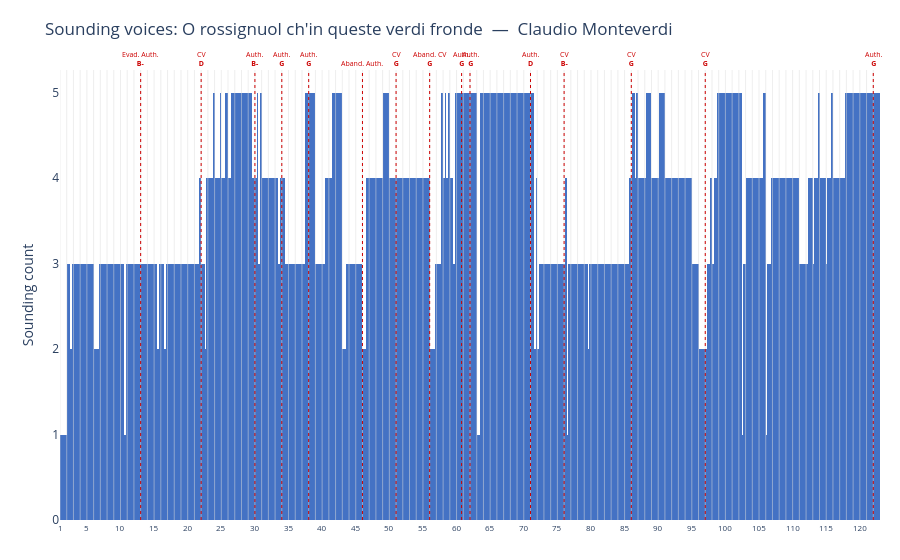

The notebook cell this image was saved under:
### Markdown cell above
### Sonorità complessiva

Ogni colonna indica quante voci sono attive in quel momento. L'asse x è lo stesso del grafico precedente; le cadenze sono riportate con le stesse linee rosse.

### Code cell
sounding = (output[['Progress', 'Measure', 'Beat', 'Sounding']]
            .dropna(subset=['Sounding'])
            .astype({'Measure': int})
            .reset_index(drop=True))

pos    = sounding['Progress'].values
widths = np.append(np.diff(pos), 1.0 - pos[-1])

fig_s = go.Figure(go.Bar(
    x             = (pos + widths / 2).tolist(),
    y             = sounding['Sounding'].tolist(),
    width         = widths.tolist(),
    marker        = dict(color='#4472C4', line=dict(width=0)),
    customdata    = sounding[['Measure', 'Beat', 'Sounding']].values,
    hovertemplate = (
        'M %{customdata[0]}  b %{customdata[1]}<br>'
        'Sounding: %{customdata[2]:.0f}<br>'
        '<extra></extra>'
    ),
))
fig_s.update_layout(
    title        = f"Sounding voices: {output['Title'].iloc[0]}  —  {output['Composer'].iloc[0]}",
    height       = 250,
    showlegend   = False,
    plot_bgcolor = 'white',
    bargap       = 0,
    margin       = dict(l=60, r=20, t=70, b=40),
    xaxis        = dict(range=[0, 1], showgrid=False, showticklabels=False),
    yaxis        = dict(title='Sounding count', dtick=1),
    shapes       = measure_lines + cad_lines,
    annotations  = measure_labels + cad_labels,
)
fig_s.show()
download_html(fig_s, f'sounding_voices_{file_stem}.html')

### Figure 1 — Plotly figure (JSON) as saved in the notebook; plotly's stock layout.template omitted (floating-point values rounded to 4 significant figures; data arrays with more than 128 entries replaced by an {"elided": "..."} marker saying what was removed)
{"data": [{"customdata": {"elided": "477x3 float values"}, "hovertemplate": "M %{customdata[0]}  b %{customdata[1]}<br>Sounding: %{customdata[2]:.0f}<br><extra></extra>", "marker": {"color": "#4472C4", "line": {"width": 0}}, "type": "bar", "width": {"elided": "477 float values"}, "x": {"elided": "477 float values"}, "y": {"elided": "477 int values"}}], "layout": {"annotations": [{"font": {"size": 8}, "showarrow": false, "text": "1", "x": 0, "xanchor": "center", "xref": "x", "y": 0, "yanchor": "top", "yref": "paper"}, {"font": {"size": 8}, "showarrow": false, "text": "5", "x": 0.03279, "xanchor": "center", "xref": "x", "y": 0, "yanchor": "top", "yref": "paper"}, {"font": {"size": 8}, "showarrow": false, "text": "10", "x": 0.07377, "xanchor": "center", "xref": "x", "y": 0, "yanchor": "top", "yref": "paper"}, {"font": {"size": 8}, "showarrow": false, "text": "15", "x": 0.1148, "xanchor": "center", "xref": "x", "y": 0, "yanchor": "top", "yref": "paper"}, {"font": {"size": 8}, "showarrow": false, "text": "20", "x": 0.1557, "xanchor": "center", "xref": "x", "y": 0, "yanchor": "top", "yref": "paper"}, {"font": {"size": 8}, "showarrow": false, "text": "25", "x": 0.1967, "xanchor": "center", "xref": "x", "y": 0, "yanchor": "top", "yref": "paper"}, {"font": {"size": 8}, "showarrow": false, "text": "30", "x": 0.2377, "xanchor": "center", "xref": "x", "y": 0, "yanchor": "top", "yref": "paper"}, {"font": {"size": 8}, "showarrow": false, "text": "35", "x": 0.2787, "xanchor": "center", "xref": "x", "y": 0, "yanchor": "top", "yref": "paper"}, {"font": {"size": 8}, "showarrow": false, "text": "40", "x": 0.3197, "xanchor": "center", "xref": "x", "y": 0, "yanchor": "top", "yref": "paper"}, {"font": {"size": 8}, "showarrow": false, "text": "45", "x": 0.3607, "xanchor": "center", "xref": "x", "y": 0, "yanchor": "top", "yref": "paper"}, {"font": {"size": 8}, "showarrow": false, "text": "50", "x": 0.4016, "xanchor": "center", "xref": "x", "y": 0, "yanchor": "top", "yref": "paper"}, {"font": {"size": 8}, "showarrow": false, "text": "55", "x": 0.4426, "xanchor": "center", "xref": "x", "y": 0, "yanchor": "top", "yref": "paper"}, {"font": {"size": 8}, "showarrow": false, "text": "60", "x": 0.4836, "xanchor": "center", "xref": "x", "y": 0, "yanchor": "top", "yref": "paper"}, {"font": {"size": 8}, "showarrow": false, "text": "65", "x": 0.5246, "xanchor": "center", "xref": "x", "y": 0, "yanchor": "top", "yref": "paper"}, {"font": {"size": 8}, "showarrow": false, "text": "70", "x": 0.5656, "xanchor": "center", "xref": "x", "y": 0, "yanchor": "top", "yref": "paper"}, {"font": {"size": 8}, "showarrow": false, "text": "75", "x": 0.6066, "xanchor": "center", "xref": "x", "y": 0, "yanchor": "top", "yref": "paper"}, {"font": {"size": 8}, "showarrow": false, "text": "80", "x": 0.6475, "xanchor": "center", "xref": "x", "y": 0, "yanchor": "top", "yref": "paper"}, {"font": {"size": 8}, "showarrow": false, "text": "85", "x": 0.6885, "xanchor": "center", "xref": "x", "y": 0, "yanchor": "top", "yref": "paper"}, {"font": {"size": 8}, "showarrow": false, "text": "90", "x": 0.7295, "xanchor": "center", "xref": "x", "y": 0, "yanchor": "top", "yref": "paper"}, {"font": {"size": 8}, "showarrow": false, "text": "95", "x": 0.7705, "xanchor": "center", "xref": "x", "y": 0, "yanchor": "top", "yref": "paper"}, {"font": {"size": 8}, "showarrow": false, "text": "100", "x": 0.8115, "xanchor": "center", "xref": "x", "y": 0, "yanchor": "top", "yref": "paper"}, {"font": {"size": 8}, "showarrow": false, "text": "105", "x": 0.8525, "xanchor": "center", "xref": "x", "y": 0, "yanchor": "top", "yref": "paper"}, {"font": {"size": 8}, "showarrow": false, "text": "110", "x": 0.8934, "xanchor": "center", "xref": "x", "y": 0, "yanchor": "top", "yref": "paper"}, {"font": {"size": 8}, "showarrow": false, "text": "115", "x": 0.9344, "xanchor": "center", "xref": "x", "y": 0, "yanchor": "top", "yref": "paper"}, {"font": {"size": 8}, "showarrow": false, "text": "120", "x": 0.9754, "xanchor": "center", "xref": "x", "y": 0, "yanchor": "top", "yref": "paper"}, {"font": {"color": "#c00", "size": 7}, "showarrow": false, "text": "Evad. Auth.<br><b>B-</b>", "x": 0.09836, "xanchor": "center", "xref": "x", "y": 1, "yanchor": "bottom", "yref": "paper"}, {"font": {"color": "#c00", "size": 7}, "showarrow": false, "text": "CV<br><b>D</b>", "x": 0.1721, "xanchor": "center", "xref": "x", "y": 1, "yanchor": "bottom", "yref": "paper"}, {"font": {"color": "#c00", "size": 7}, "showarrow": false, "text": "Auth.<br><b>B-</b>", "x": 0.2377, "xanchor": "center", "xref": "x", "y": 1, "yanchor": "bottom", "yref": "paper"}, {"font": {"color": "#c00", "size": 7}, "showarrow": false, "text": "Auth.<br><b>G</b>", "x": 0.2705, "xanchor": "center", "xref": "x", "y": 1, "yanchor": "bottom", "yref": "paper"}, {"font": {"color": "#c00", "size": 7}, "showarrow": false, "text": "Auth.<br><b>G</b>", "x": 0.3033, "xanchor": "center", "xref": "x", "y": 1, "yanchor": "bottom", "yref": "paper"}, {"font": {"color": "#c00", "size": 7}, "showarrow": false, "text": "Aband. Auth.", "x": 0.3689, "xanchor": "center", "xref": "x", "y": 1, "yanchor": "bottom", "yref": "paper"}, {"font": {"color": "#c00", "size": 7}, "showarrow": false, "text": "CV<br><b>G</b>", "x": 0.4098, "xanchor": "center", "xref": "x", "y": 1, "yanchor": "bottom", "yref": "paper"}, {"font": {"color": "#c00", "size": 7}, "showarrow": false, "text": "Aband. CV<br><b>G</b>", "x": 0.4508, "xanchor": "center", "xref": "x", "y": 1, "yanchor": "bottom", "yref": "paper"}, {"font": {"color": "#c00", "size": 7}, "showarrow": false, "text": "Auth.<br><b>G</b>", "x": 0.4898, "xanchor": "center", "xref": "x", "y": 1, "yanchor": "bottom", "yref": "paper"}, {"font": {"color": "#c00", "size": 7}, "showarrow": false, "text": "Auth.<br><b>G</b>", "x": 0.5, "xanchor": "center", "xref": "x", "y": 1, "yanchor": "bottom", "yref": "paper"}, {"font": {"color": "#c00", "size": 7}, "showarrow": false, "text": "Auth.<br><b>D</b>", "x": 0.5738, "xanchor": "center", "xref": "x", "y": 1, "yanchor": "bottom", "yref": "paper"}, {"font": {"color": "#c00", "size": 7}, "showarrow": false, "text": "CV<br><b>B-</b>", "x": 0.6148, "xanchor": "center", "xref": "x", "y": 1, "yanchor": "bottom", "yref": "paper"}, {"font": {"color": "#c00", "size": 7}, "showarrow": false, "text": "CV<br><b>G</b>", "x": 0.6967, "xanchor": "center", "xref": "x", "y": 1, "yanchor": "bottom", "yref": "paper"}, {"font": {"color": "#c00", "size": 7}, "showarrow": false, "text": "CV<br><b>G</b>", "x": 0.7869, "xanchor": "center", "xref": "x", "y": 1, "yanchor": "bottom", "yref": "paper"}, {"font": {"color": "#c00", "size": 7}, "showarrow": false, "text": "Auth.<br><b>G</b>", "x": 0.9918, "xanchor": "center", "xref": "x", "y": 1, "yanchor": "bottom", "yref": "paper"}], "autosize": true, "bargap": 0, "margin": {"b": 40, "l": 60, "r": 20, "t": 70}, "plot_bgcolor": "white", "shapes": [{"line": {"color": "#ddd", "width": 0.5}, "type": "line", "x0": 0, "x1": 0, "xref": "x", "y0": 0, "y1": 1, "yref": "paper"}, {"line": {"color": "#ddd", "width": 0.5}, "type": "line", "x0": 0.008197, "x1": 0.008197, "xref": "x", "y0": 0, "y1": 1, "yref": "paper"}, {"line": {"color": "#ddd", "width": 0.5}, "type": "line", "x0": 0.01639, "x1": 0.01639, "xref": "x", "y0": 0, "y1": 1, "yref": "paper"}, {"line": {"color": "#ddd", "width": 0.5}, "type": "line", "x0": 0.02459, "x1": 0.02459, "xref": "x", "y0": 0, "y1": 1, "yref": "paper"}, {"line": {"color": "#ddd", "width": 0.5}, "type": "line", "x0": 0.03279, "x1": 0.03279, "xref": "x", "y0": 0, "y1": 1, "yref": "paper"}, {"line": {"color": "#ddd", "width": 0.5}, "type": "line", "x0": 0.04098, "x1": 0.04098, "xref": "x", "y0": 0, "y1": 1, "yref": "paper"}, {"line": {"color": "#ddd", "width": 0.5}, "type": "line", "x0": 0.04918, "x1": 0.04918, "xref": "x", "y0": 0, "y1": 1, "yref": "paper"}, {"line": {"color": "#ddd", "width": 0.5}, "type": "line", "x0": 0.05738, "x1": 0.05738, "xref": "x", "y0": 0, "y1": 1, "yref": "paper"}, {"line": {"color": "#ddd", "width": 0.5}, "type": "line", "x0": 0.06557, "x1": 0.06557, "xref": "x", "y0": 0, "y1": 1, "yref": "paper"}, {"line": {"color": "#ddd", "width": 0.5}, "type": "line", "x0": 0.07377, "x1": 0.07377, "xref": "x", "y0": 0, "y1": 1, "yref": "paper"}, {"line": {"color": "#ddd", "width": 0.5}, "type": "line", "x0": 0.08197, "x1": 0.08197, "xref": "x", "y0": 0, "y1": 1, "yref": "paper"}, {"line": {"color": "#ddd", "width": 0.5}, "type": "line", "x0": 0.09016, "x1": 0.09016, "xref": "x", "y0": 0, "y1": 1, "yref": "paper"}, {"line": {"color": "#ddd", "width": 0.5}, "type": "line", "x0": 0.09836, "x1": 0.09836, "xref": "x", "y0": 0, "y1": 1, "yref": "paper"}, {"line": {"color": "#ddd", "width": 0.5}, "type": "line", "x0": 0.1066, "x1": 0.1066, "xref": "x", "y0": 0, "y1": 1, "yref": "paper"}, {"line": {"color": "#ddd", "width": 0.5}, "type": "line", "x0": 0.1148, "x1": 0.1148, "xref": "x", "y0": 0, "y1": 1, "yref": "paper"}, {"line": {"color": "#ddd", "width": 0.5}, "type": "line", "x0": 0.123, "x1": 0.123, "xref": "x", "y0": 0, "y1": 1, "yref": "paper"}, {"line": {"color": "#ddd", "width": 0.5}, "type": "line", "x0": 0.1311, "x1": 0.1311, "xref": "x", "y0": 0, "y1": 1, "yref": "paper"}, {"line": {"color": "#ddd", "width": 0.5}, "type": "line", "x0": 0.1393, "x1": 0.1393, "xref": "x", "y0": 0, "y1": 1, "yref": "paper"}, {"line": {"color": "#ddd", "width": 0.5}, "type": "line", "x0": 0.1475, "x1": 0.1475, "xref": "x", "y0": 0, "y1": 1, "yref": "paper"}, {"line": {"color": "#ddd", "width": 0.5}, "type": "line", "x0": 0.1557, "x1": 0.1557, "xref": "x", "y0": 0, "y1": 1, "yref": "paper"}, {"line": {"color": "#ddd", "width": 0.5}, "type": "line", "x0": 0.1639, "x1": 0.1639, "xref": "x", "y0": 0, "y1": 1, "yref": "paper"}, {"line": {"color": "#ddd", "width": 0.5}, "type": "line", "x0": 0.1721, "x1": 0.1721, "xref": "x", "y0": 0, "y1": 1, "yref": "paper"}, {"line": {"color": "#ddd", "width": 0.5}, "type": "line", "x0": 0.1803, "x1": 0.1803, "xref": "x", "y0": 0, "y1": 1, "yref": "paper"}, {"line": {"color": "#ddd", "width": 0.5}, "type": "line", "x0": 0.1885, "x1": 0.1885, "xref": "x", "y0": 0, "y1": 1, "yref": "paper"}, {"line": {"color": "#ddd", "width": 0.5}, "type": "line", "x0": 0.1967, "x1": 0.1967, "xref": "x", "y0": 0, "y1": 1, "yref": "paper"}, {"line": {"color": "#ddd", "width": 0.5}, "type": "line", "x0": 0.2049, "x1": 0.2049, "xref": "x", "y0": 0, "y1": 1, "yref": "paper"}, {"line": {"color": "#ddd", "width": 0.5}, "type": "line", "x0": 0.2131, "x1": 0.2131, "xref": "x", "y0": 0, "y1": 1, "yref": "paper"}, {"line": {"color": "#ddd", "width": 0.5}, "type": "line", "x0": 0.2213, "x1": 0.2213, "xref": "x", "y0": 0, "y1": 1, "yref": "paper"}, {"line": {"color": "#ddd", "width": 0.5}, "type": "line", "x0": 0.2295, "x1": 0.2295, "xref": "x", "y0": 0, "y1": 1, "yref": "paper"}, {"line": {"color": "#ddd", "width": 0.5}, "type": "line", "x0": 0.2377, "x1": 0.2377, "xref": "x", "y0": 0, "y1": 1, "yref": "paper"}, {"line": {"color": "#ddd", "width": 0.5}, "type": "line", "x0": 0.2459, "x1": 0.2459, "xref": "x", "y0": 0, "y1": 1, "yref": "paper"}, {"line": {"color": "#ddd", "width": 0.5}, "type": "line", "x0": 0.2541, "x1": 0.2541, "xref": "x", "y0": 0, "y1": 1, "yref": "paper"}, {"line": {"color": "#ddd", "width": 0.5}, "type": "line", "x0": 0.2623, "x1": 0.2623, "xref": "x", "y0": 0, "y1": 1, "yref": "paper"}, {"line": {"color": "#ddd", "width": 0.5}, "type": "line", "x0": 0.2705, "x1": 0.2705, "xref": "x", "y0": 0, "y1": 1, "yref": "paper"}, {"line": {"color": "#ddd", "width": 0.5}, "type": "line", "x0": 0.2787, "x1": 0.2787, "xref": "x", "y0": 0, "y1": 1, "yref": "paper"}, {"line": {"color": "#ddd", "width": 0.5}, "type": "line", "x0": 0.2869, "x1": 0.2869, "xref": "x", "y0": 0, "y1": 1, "yref": "paper"}, {"line": {"color": "#ddd", "width": 0.5}, "type": "line", "x0": 0.2951, "x1": 0.2951, "xref": "x", "y0": 0, "y1": 1, "yref": "paper"}, {"line": {"color": "#ddd", "width": 0.5}, "type": "line", "x0": 0.3033, "x1": 0.3033, "xref": "x", "y0": 0, "y1": 1, "yref": "paper"}, {"line": {"color": "#ddd", "width": 0.5}, "type": "line", "x0": 0.3115, "x1": 0.3115, "xref": "x", "y0": 0, "y1": 1, "yref": "paper"}, {"line": {"color": "#ddd", "width": 0.5}, "type": "line", "x0": 0.3197, "x1": 0.3197, "xref": "x", "y0": 0, "y1": 1, "yref": "paper"}, {"line": {"color": "#ddd", "width": 0.5}, "type": "line", "x0": 0.3279, "x1": 0.3279, "xref": "x", "y0": 0, "y1": 1, "yref": "paper"}, {"line": {"color": "#ddd", "width": 0.5}, "type": "line", "x0": 0.3361, "x1": 0.3361, "xref": "x", "y0": 0, "y1": 1, "yref": "paper"}, {"line": {"color": "#ddd", "width": 0.5}, "type": "line", "x0": 0.3443, "x1": 0.3443, "xref": "x", "y0": 0, "y1": 1, "yref": "paper"}, {"line": {"color": "#ddd", "width": 0.5}, "type": "line", "x0": 0.3525, "x1": 0.3525, "xref": "x", "y0": 0, "y1": 1, "yref": "paper"}, {"line": {"color": "#ddd", "width": 0.5}, "type": "line", "x0": 0.3607, "x1": 0.3607, "xref": "x", "y0": 0, "y1": 1, "yref": "paper"}, {"line": {"color": "#ddd", "width": 0.5}, "type": "line", "x0": 0.3689, "x1": 0.3689, "xref": "x", "y0": 0, "y1": 1, "yref": "paper"}, {"line": {"color": "#ddd", "width": 0.5}, "type": "line", "x0": 0.377, "x1": 0.377, "xref": "x", "y0": 0, "y1": 1, "yref": "paper"}, {"line": {"color": "#ddd", "width": 0.5}, "type": "line", "x0": 0.3852, "x1": 0.3852, "xref": "x", "y0": 0, "y1": 1, "yref": "paper"}, {"line": {"color": "#ddd", "width": 0.5}, "type": "line", "x0": 0.3934, "x1": 0.3934, "xref": "x", "y0": 0, "y1": 1, "yref": "paper"}, {"line": {"color": "#ddd", "width": 0.5}, "type": "line", "x0": 0.4016, "x1": 0.4016, "xref": "x", "y0": 0, "y1": 1, "yref": "paper"}, {"line": {"color": "#ddd", "width": 0.5}, "type": "line", "x0": 0.4098, "x1": 0.4098, "xref": "x", "y0": 0, "y1": 1, "yref": "paper"}, {"line": {"color": "#ddd", "width": 0.5}, "type": "line", "x0": 0.418, "x1": 0.418, "xref": "x", "y0": 0, "y1": 1, "yref": "paper"}, {"line": {"color": "#ddd", "width": 0.5}, "type": "line", "x0": 0.4262, "x1": 0.4262, "xref": "x", "y0": 0, "y1": 1, "yref": "paper"}, {"line": {"color": "#ddd", "width": 0.5}, "type": "line", "x0": 0.4344, "x1": 0.4344, "xref": "x", "y0": 0, "y1": 1, "yref": "paper"}, {"line": {"color": "#ddd", "width": 0.5}, "type": "line", "x0": 0.4426, "x1": 0.4426, "xref": "x", "y0": 0, "y1": 1, "yref": "paper"}, {"line": {"color": "#ddd", "width": 0.5}, "type": "line", "x0": 0.4508, "x1": 0.4508, "xref": "x", "y0": 0, "y1": 1, "yref": "paper"}, {"line": {"color": "#ddd", "width": 0.5}, "type": "line", "x0": 0.459, "x1": 0.459, "xref": "x", "y0": 0, "y1": 1, "yref": "paper"}, {"line": {"color": "#ddd", "width": 0.5}, "type": "line", "x0": 0.4672, "x1": 0.4672, "xref": "x", "y0": 0, "y1": 1, "yref": "paper"}, {"line": {"color": "#ddd", "width": 0.5}, "type": "line", "x0": 0.4754, "x1": 0.4754, "xref": "x", "y0": 0, "y1": 1, "yref": "paper"}, {"line": {"color": "#ddd", "width": 0.5}, "type": "line", "x0": 0.4836, "x1": 0.4836, "xref": "x", "y0": 0, "y1": 1, "yref": "paper"}, {"line": {"color": "#ddd", "width": 0.5}, "type": "line", "x0": 0.4918, "x1": 0.4918, "xref": "x", "y0": 0, "y1": 1, "yref": "paper"}, {"line": {"color": "#ddd", "width": 0.5}, "type": "line", "x0": 0.5, "x1": 0.5, "xref": "x", "y0": 0, "y1": 1, "yref": "paper"}, {"line": {"color": "#ddd", "width": 0.5}, "type": "line", "x0": 0.5082, "x1": 0.5082, "xref": "x", "y0": 0, "y1": 1, "yref": "paper"}, {"line": {"color": "#ddd", "width": 0.5}, "type": "line", "x0": 0.5164, "x1": 0.5164, "xref": "x", "y0": 0, "y1": 1, "yref": "paper"}, {"line": {"color": "#ddd", "width": 0.5}, "type": "line", "x0": 0.5246, "x1": 0.5246, "xref": "x", "y0": 0, "y1": 1, "yref": "paper"}, {"line": {"color": "#ddd", "width": 0.5}, "type": "line", "x0": 0.5328, "x1": 0.5328, "xref": "x", "y0": 0, "y1": 1, "yref": "paper"}, {"line": {"color": "#ddd", "width": 0.5}, "type": "line", "x0": 0.541, "x1": 0.541, "xref": "x", "y0": 0, "y1": 1, "yref": "paper"}, {"line": {"color": "#ddd", "width": 0.5}, "type": "line", "x0": 0.5492, "x1": 0.5492, "xref": "x", "y0": 0, "y1": 1, "yref": "paper"}, {"line": {"color": "#ddd", "width": 0.5}, "type": "line", "x0": 0.5574, "x1": 0.5574, "xref": "x", "y0": 0, "y1": 1, "yref": "paper"}, {"line": {"color": "#ddd", "width": 0.5}, "type": "line", "x0": 0.5656, "x1": 0.5656, "xref": "x", "y0": 0, "y1": 1, "yref": "paper"}, {"line": {"color": "#ddd", "width": 0.5}, "type": "line", "x0": 0.5738, "x1": 0.5738, "xref": "x", "y0": 0, "y1": 1, "yref": "paper"}, {"line": {"color": "#ddd", "width": 0.5}, "type": "line", "x0": 0.582, "x1": 0.582, "xref": "x", "y0": 0, "y1": 1, "yref": "paper"}, {"line": {"color": "#ddd", "width": 0.5}, "type": "line", "x0": 0.5902, "x1": 0.5902, "xref": "x", "y0": 0, "y1": 1, "yref": "paper"}, {"line": {"color": "#ddd", "width": 0.5}, "type": "line", "x0": 0.5984, "x1": 0.5984, "xref": "x", "y0": 0, "y1": 1, "yref": "paper"}, {"line": {"color": "#ddd", "width": 0.5}, "type": "line", "x0": 0.6066, "x1": 0.6066, "xref": "x", "y0": 0, "y1": 1, "yref": "paper"}, {"line": {"color": "#ddd", "width": 0.5}, "type": "line", "x0": 0.6148, "x1": 0.6148, "xref": "x", "y0": 0, "y1": 1, "yref": "paper"}, {"line": {"color": "#ddd", "width": 0.5}, "type": "line", "x0": 0.623, "x1": 0.623, "xref": "x", "y0": 0, "y1": 1, "yref": "paper"}, {"line": {"color": "#ddd", "width": 0.5}, "type": "line", "x0": 0.6311, "x1": 0.6311, "xref": "x", "y0": 0, "y1": 1, "yref": "paper"}, {"line": {"color": "#ddd", "width": 0.5}, "type": "line", "x0": 0.6393, "x1": 0.6393, "xref": "x", "y0": 0, "y1": 1, "yref": "paper"}, {"line": {"color": "#ddd", "width": 0.5}, "type": "line", "x0": 0.6475, "x1": 0.6475, "xref": "x", "y0": 0, "y1": 1, "yref": "paper"}, {"line": {"color": "#ddd", "width": 0.5}, "type": "line", "x0": 0.6557, "x1": 0.6557, "xref": "x", "y0": 0, "y1": 1, "yref": "paper"}, {"line": {"color": "#ddd", "width": 0.5}, "type": "line", "x0": 0.6639, "x1": 0.6639, "xref": "x", "y0": 0, "y1": 1, "yref": "paper"}, {"line": {"color": "#ddd", "width": 0.5}, "type": "line", "x0": 0.6721, "x1": 0.6721, "xref": "x", "y0": 0, "y1": 1, "yref": "paper"}, {"line": {"color": "#ddd", "width": 0.5}, "type": "line", "x0": 0.6803, "x1": 0.6803, "xref": "x", "y0": 0, "y1": 1, "yref": "paper"}, {"line": {"color": "#ddd", "width": 0.5}, "type": "line", "x0": 0.6885, "x1": 0.6885, "xref": "x", "y0": 0, "y1": 1, "yref": "paper"}, {"line": {"color": "#ddd", "width": 0.5}, "type": "line", "x0": 0.6967, "x1": 0.6967, "xref": "x", "y0": 0, "y1": 1, "yref": "paper"}, {"line": {"color": "#ddd", "width": 0.5}, "type": "line", "x0": 0.7049, "x1": 0.7049, "xref": "x", "y0": 0, "y1": 1, "yref": "paper"}, {"line": {"color": "#ddd", "width": 0.5}, "type": "line", "x0": 0.7131, "x1": 0.7131, "xref": "x", "y0": 0, "y1": 1, "yref": "paper"}, {"line": {"color": "#ddd", "width": 0.5}, "type": "line", "x0": 0.7213, "x1": 0.7213, "xref": "x", "y0": 0, "y1": 1, "yref": "paper"}, {"line": {"color": "#ddd", "width": 0.5}, "type": "line", "x0": 0.7295, "x1": 0.7295, "xref": "x", "y0": 0, "y1": 1, "yref": "paper"}, {"line": {"color": "#ddd", "width": 0.5}, "type": "line", "x0": 0.7377, "x1": 0.7377, "xref": "x", "y0": 0, "y1": 1, "yref": "paper"}, {"line": {"color": "#ddd", "width": 0.5}, "type": "line", "x0": 0.7459, "x1": 0.7459, "xref": "x", "y0": 0, "y1": 1, "yref": "paper"}, {"line": {"color": "#ddd", "width": 0.5}, "type": "line", "x0": 0.7541, "x1": 0.7541, "xref": "x", "y0": 0, "y1": 1, "yref": "paper"}, {"line": {"color": "#ddd", "width": 0.5}, "type": "line", "x0": 0.7623, "x1": 0.7623, "xref": "x", "y0": 0, "y1": 1, "yref": "paper"}, {"line": {"color": "#ddd", "width": 0.5}, "type": "line", "x0": 0.7705, "x1": 0.7705, "xref": "x", "y0": 0, "y1": 1, "yref": "paper"}, {"line": {"color": "#ddd", "width": 0.5}, "type": "line", "x0": 0.7787, "x1": 0.7787, "xref": "x", "y0": 0, "y1": 1, "yref": "paper"}, {"line": {"color": "#ddd", "width": 0.5}, "type": "line", "x0": 0.7869, "x1": 0.7869, "xref": "x", "y0": 0, "y1": 1, "yref": "paper"}, {"line": {"color": "#ddd", "width": 0.5}, "type": "line", "x0": 0.7951, "x1": 0.7951, "xref": "x", "y0": 0, "y1": 1, "yref": "paper"}, {"line": {"color": "#ddd", "width": 0.5}, "type": "line", "x0": 0.8033, "x1": 0.8033, "xref": "x", "y0": 0, "y1": 1, "yref": "paper"}, {"line": {"color": "#ddd", "width": 0.5}, "type": "line", "x0": 0.8115, "x1": 0.8115, "xref": "x", "y0": 0, "y1": 1, "yref": "paper"}, {"line": {"color": "#ddd", "width": 0.5}, "type": "line", "x0": 0.8197, "x1": 0.8197, "xref": "x", "y0": 0, "y1": 1, "yref": "paper"}, {"line": {"color": "#ddd", "width": 0.5}, "type": "line", "x0": 0.8279, "x1": 0.8279, "xref": "x", "y0": 0, "y1": 1, "yref": "paper"}, {"line": {"color": "#ddd", "width": 0.5}, "type": "line", "x0": 0.8361, "x1": 0.8361, "xref": "x", "y0": 0, "y1": 1, "yref": "paper"}, {"line": {"color": "#ddd", "width": 0.5}, "type": "line", "x0": 0.8443, "x1": 0.8443, "xref": "x", "y0": 0, "y1": 1, "yref": "paper"}, {"line": {"color": "#ddd", "width": 0.5}, "type": "line", "x0": 0.8525, "x1": 0.8525, "xref": "x", "y0": 0, "y1": 1, "yref": "paper"}, {"line": {"color": "#ddd", "width": 0.5}, "type": "line", "x0": 0.8607, "x1": 0.8607, "xref": "x", "y0": 0, "y1": 1, "yref": "paper"}, {"line": {"color": "#ddd", "width": 0.5}, "type": "line", "x0": 0.8689, "x1": 0.8689, "xref": "x", "y0": 0, "y1": 1, "yref": "paper"}, {"line": {"color": "#ddd", "width": 0.5}, "type": "line", "x0": 0.877, "x1": 0.877, "xref": "x", "y0": 0, "y1": 1, "yref": "paper"}, {"line": {"color": "#ddd", "width": 0.5}, "type": "line", "x0": 0.8852, "x1": 0.8852, "xref": "x", "y0": 0, "y1": 1, "yref": "paper"}, {"line": {"color": "#ddd", "width": 0.5}, "type": "line", "x0": 0.8934, "x1": 0.8934, "xref": "x", "y0": 0, "y1": 1, "yref": "paper"}, {"line": {"color": "#ddd", "width": 0.5}, "type": "line", "x0": 0.9016, "x1": 0.9016, "xref": "x", "y0": 0, "y1": 1, "yref": "paper"}, {"line": {"color": "#ddd", "width": 0.5}, "type": "line", "x0": 0.9098, "x1": 0.9098, "xref": "x", "y0": 0, "y1": 1, "yref": "paper"}, {"line": {"color": "#ddd", "width": 0.5}, "type": "line", "x0": 0.918, "x1": 0.918, "xref": "x", "y0": 0, "y1": 1, "yref": "paper"}, {"line": {"color": "#ddd", "width": 0.5}, "type": "line", "x0": 0.9262, "x1": 0.9262, "xref": "x", "y0": 0, "y1": 1, "yref": "paper"}, {"line": {"color": "#ddd", "width": 0.5}, "type": "line", "x0": 0.9344, "x1": 0.9344, "xref": "x", "y0": 0, "y1": 1, "yref": "paper"}, {"line": {"color": "#ddd", "width": 0.5}, "type": "line", "x0": 0.9426, "x1": 0.9426, "xref": "x", "y0": 0, "y1": 1, "yref": "paper"}, {"line": {"color": "#ddd", "width": 0.5}, "type": "line", "x0": 0.9508, "x1": 0.9508, "xref": "x", "y0": 0, "y1": 1, "yref": "paper"}, {"line": {"color": "#ddd", "width": 0.5}, "type": "line", "x0": 0.959, "x1": 0.959, "xref": "x", "y0": 0, "y1": 1, "yref": "paper"}, {"line": {"color": "#ddd", "width": 0.5}, "type": "line", "x0": 0.9672, "x1": 0.9672, "xref": "x", "y0": 0, "y1": 1, "yref": "paper"}, {"line": {"color": "#ddd", "width": 0.5}, "type": "line", "x0": 0.9754, "x1": 0.9754, "xref": "x", "y0": 0, "y1": 1, "yref": "paper"}, {"line": {"color": "#ddd", "width": 0.5}, "type": "line", "x0": 0.9836, "x1": 0.9836, "xref": "x", "y0": 0, "y1": 1, "yref": "paper"}, {"line": {"color": "#ddd", "width": 0.5}, "type": "line", "x0": 0.9918, "x1": 0.9918, "xref": "x", "y0": 0, "y1": 1, "yref": "paper"}, {"line": {"color": "#c00", "dash": "dot", "width": 1}, "type": "line", "x0": 0.09836, "x1": 0.09836, "xref": "x", "y0": 0, "y1": 1, "yref": "paper"}, {"line": {"color": "#c00", "dash": "dot", "width": 1}, "type": "line", "x0": 0.1721, "x1": 0.1721, "xref": "x", "y0": 0, "y1": 1, "yref": "paper"}, {"line": {"color": "#c00", "dash": "dot", "width": 1}, "type": "line", "x0": 0.2377, "x1": 0.2377, "xref": "x", "y0": 0, "y1": 1, "yref": "paper"}, {"line": {"color": "#c00", "dash": "dot", "width": 1}, "type": "line", "x0": 0.2705, "x1": 0.2705, "xref": "x", "y0": 0, "y1": 1, "yref": "paper"}, {"line": {"color": "#c00", "dash": "dot", "width": 1}, "type": "line", "x0": 0.3033, "x1": 0.3033, "xref": "x", "y0": 0, "y1": 1, "yref": "paper"}, {"line": {"color": "#c00", "dash": "dot", "width": 1}, "type": "line", "x0": 0.3689, "x1": 0.3689, "xref": "x", "y0": 0, "y1": 1, "yref": "paper"}, {"line": {"color": "#c00", "dash": "dot", "width": 1}, "type": "line", "x0": 0.4098, "x1": 0.4098, "xref": "x", "y0": 0, "y1": 1, "yref": "paper"}, {"line": {"color": "#c00", "dash": "dot", "width": 1}, "type": "line", "x0": 0.4508, "x1": 0.4508, "xref": "x", "y0": 0, "y1": 1, "yref": "paper"}, {"line": {"color": "#c00", "dash": "dot", "width": 1}, "type": "line", "x0": 0.4898, "x1": 0.4898, "xref": "x", "y0": 0, "y1": 1, "yref": "paper"}, {"line": {"color": "#c00", "dash": "dot", "width": 1}, "type": "line", "x0": 0.5, "x1": 0.5, "xref": "x", "y0": 0, "y1": 1, "yref": "paper"}, {"line": {"color": "#c00", "dash": "dot", "width": 1}, "type": "line", "x0": 0.5738, "x1": 0.5738, "xref": "x", "y0": 0, "y1": 1, "yref": "paper"}, {"line": {"color": "#c00", "dash": "dot", "width": 1}, "type": "line", "x0": 0.6148, "x1": 0.6148, "xref": "x", "y0": 0, "y1": 1, "yref": "paper"}, {"line": {"color": "#c00", "dash": "dot", "width": 1}, "type": "line", "x0": 0.6967, "x1": 0.6967, "xref": "x", "y0": 0, "y1": 1, "yref": "paper"}, {"line": {"color": "#c00", "dash": "dot", "width": 1}, "type": "line", "x0": 0.7869, "x1": 0.7869, "xref": "x", "y0": 0, "y1": 1, "yref": "paper"}, {"line": {"color": "#c00", "dash": "dot", "width": 1}, "type": "line", "x0": 0.9918, "x1": 0.9918, "xref": "x", "y0": 0, "y1": 1, "yref": "paper"}], "showlegend": false, "title": {"text": "Sounding voices: O rossignuol ch'in queste verdi fronde  —  Claudio Monteverdi"}, "xaxis": {"range": [0, 1], "showgrid": false, "showticklabels": false, "type": "linear"}, "yaxis": {"autorange": true, "dtick": 1, "range": [0, 5.263], "title": {"text": "Sounding count"}, "type": "linear"}}}
